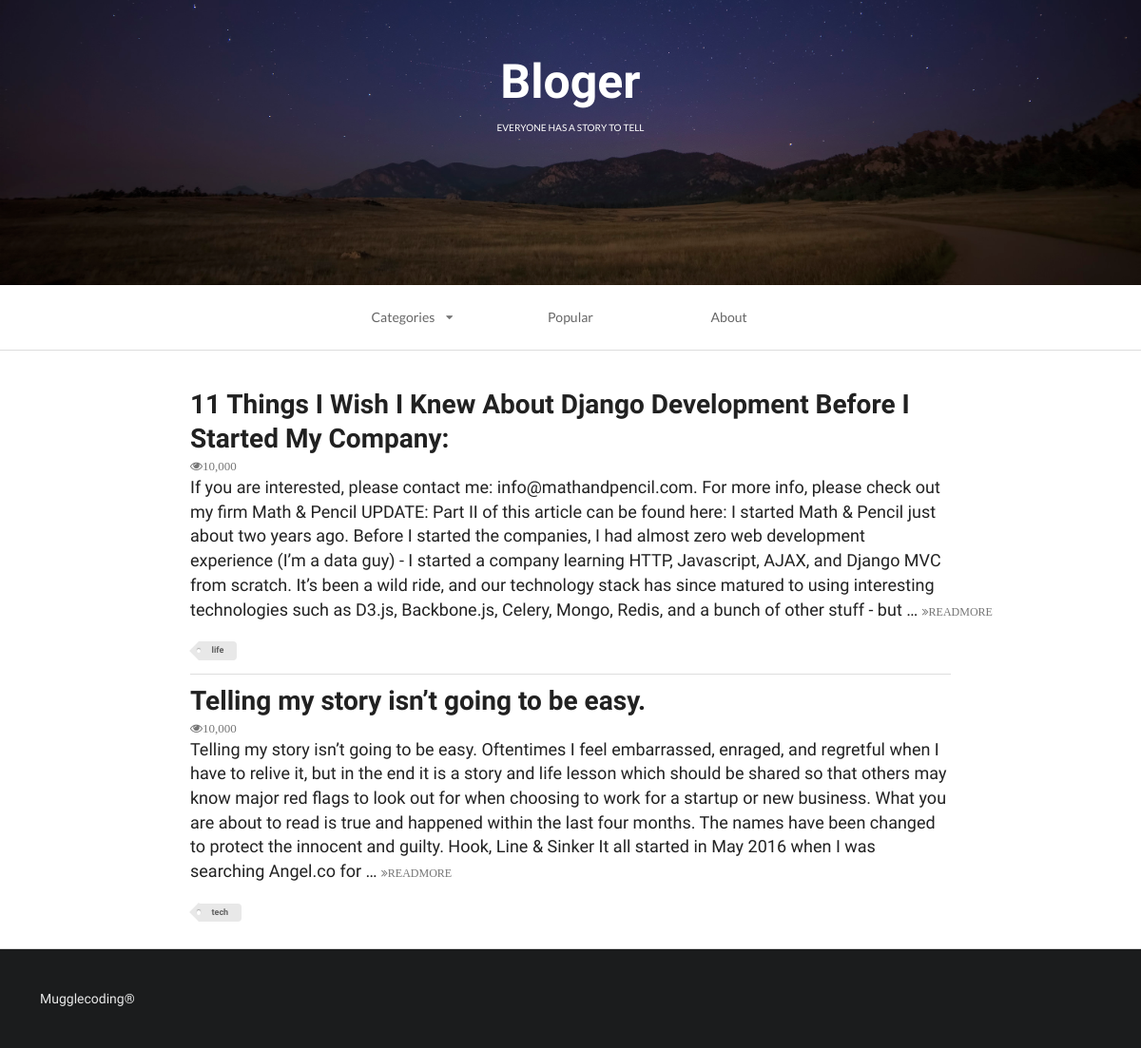
The app's page /index/ with its own data.
### firstapp/models.py (models this page shows, shortened)
class Article(models.Model):
    headline = models.CharField(null=True, blank=True, max_length=500)
    content = models.TextField(null=True, blank=True)
    TAG_CHOICES = (
        ('tech', 'Tech'),
        ('life', 'Life'),
    )
    tag = models.CharField(null=True, blank=True, max_length=5, choices=TAG_CHOICES)

### firstapp/views.py (the view)
# urls.py: url(r'^index/', index, name='index'),
def index(request):
    print("##"*30)
    print(request)
    print("##"*30)
    print(dir(request))
    print("##"*30)
    print(type(request))
    queryset = request.GET.get('tag')
    if queryset:
        article_list = Article.objects.filter(tag=queryset)
    else:
        article_list = Article.objects.all()
    context = {}
    context['article_list'] = article_list
    index_page = render(request, 'first_web_2.html', context)
    return index_page

### firstapp/templates/first_web_2.html (shortened to what this page needs)
<!DOCTYPE html>
{% load staticfiles %}
<html>
    <head>
        <link rel="stylesheet" href="{% static 'css/semantic.css' %}"  media="screen" title="no title" charset="utf-8">
    </head>
    <body>
        <div class="ui inverted vertical  segment masthead">
            <h1 class="ui center aligned header blogslogon" style="font-size:50px;font-family: 'Raleway', sans-serif!important;">
                Bloger
                <p class="ui sub header">
                    everyone has a story to tell
                </p>
            </h1>
        </div>
        <div class="ui container nav">
            <div class="ui borderless text three item menu ">
                <div class="ui simple dropdown  item">
                    Categories
                    <i class="dropdown icon"></i>
                </div>
                <a class="item">
                    Popular
                </a>
                <a class="item">
                    About
                </a>
            </div>
        </div>
        <div class="ui divider"></div>
        <div class="ui  vertical segment">
            {% for article in article_list %}
                <div class="ui container vertical segment">
                    <a href="#">
                        <h1 class="ui header">
                            {{ article.headline }}
                        </h1>
                    </a>
                    <i class="icon grey small unhide">10,000</i>
                    <p>
                        {{ article.content|truncatewords:100 }}
                        <a href="#">
                            <i class="angle tiny double grey right icon">READMORE</i>
                        </a>
                    </p>
                    <div class="ui mini  tag label">
                        {{ article.tag }}
                    </div>
                </div>
            {% endfor %}
        </div>
        <div class="ui inverted  vertical very padded  segment">
            Mugglecoding®
        </div>
    </body>
</html>

### records on screen
Article: headline "11 Things I Wish I Knew About Django Development Before I Started My Company:", content "If you are interested, please contact me: info@mathandpencil.com. For more info, please check out my firm Math & Pencil UPDATE: Part II of this article can be found here: I started Math & Pencil just about two years ago. Before I started the companies, I had almost zero web development experience (I’m a data guy) - I started a company learning HTTP, Javascript, AJAX, and Django MVC from scratch. It’s been a wild ride, and our technology stack has since matured to using interesting technologies such as D3.js, Backbone.js, Celery, Mongo, Redis, and a bunch of other stuff - but …", tag "life"
Article: headline "Telling my story isn’t going to be easy.", content "Telling my story isn’t going to be easy. Oftentimes I feel embarrassed, enraged, and regretful when I have to relive it, but in the end it is a story and life lesson which should be shared so that others may know major red flags to look out for when choosing to work for a startup or new business. What you are about to read is true and happened within the last four months. The names have been changed to protect the innocent and guilty. Hook, Line & Sinker It all started in May 2016 when I was searching Angel.co for …", tag "tech"
